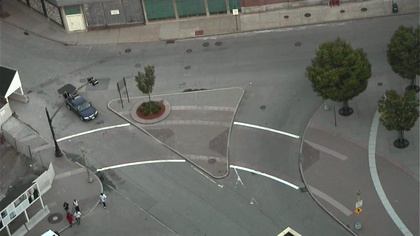
%> input picture lemsvxl/contrib/bm/ncn/data/0001.jpg, 420 x 236 px, shrunk from 1280 x 720 before the run
$ octave edge_curve_demo.m   (GNU Octave 9; MATLAB toolbox functions it lacks are replaced by stand-ins)
%> lines starting %> are read from the running program, lines starting %| are printed output that depends on the picture; in (x1, y1, x2, y2) boxes, pixels count from 0 and x2, y2 are one past the last pixel; in counts of white or black regions, pixels touching at a corner belong together; the program's own positions count from 1
### lemsvxl/contrib/rfabbri/mw/app/matlab/shubao/occluding/canny.m
% CANNY - Canny edge detection
%
% Function to perform Canny edge detection. Code uses modifications as
% suggested by Fleck (IEEE PAMI No. 3, Vol. 14. March 1992. pp 337-345)
%
% Usage: [gradient or] = canny(im, sigma)
%
% Arguments:   im    - image to be procesed
%              sigma - standard deviation of Gaussian smoothing filter
%                      (typically 1)
%
% Returns:     gradient - edge strength image (gradient amplitude)
%              or       - orientation image (in degrees 0-180, positive
%                         anti-clockwise)
%
% See also:  NONMAXSUP, HYSTHRESH

% Copyright (c) 1999-2003 Peter Kovesi
% School of Computer Science & Software Engineering
% The University of Western Australia
% http://www.csse.uwa.edu.au/
%
% Permission is hereby granted, free of charge, to any person obtaining a copy
% of this software and associated documentation files (the "Software"), to deal
% in the Software without restriction, subject to the following conditions:
%
% The above copyright notice and this permission notice shall be included in all
% copies or substantial portions of the Software.
%
% The Software is provided "as is", without warranty of any kind.

% April 1999    Original version
% January 2003  Error in calculation of d2 corrected

function [gradient, or] = canny(im, sigma)

[rows, cols] = size(im);
im = double(im);         % Ensure double

hsize = [6*sigma+1, 6*sigma+1];   % The filter size.

gaussian = fspecial('gaussian',hsize,sigma);
im = filter2(gaussian,im);        % Smoothed image.

h =  [  im(:,2:cols)  zeros(rows,1) ] - [  zeros(rows,1)  im(:,1:cols-1)  ];
v =  [  im(2:rows,:); zeros(1,cols) ] - [  zeros(1,cols); im(1:rows-1,:)  ];
d1 = [  im(2:rows,2:cols) zeros(rows-1,1); zeros(1,cols) ] - ...
                               [ zeros(1,cols); zeros(rows-1,1) im(1:rows-1,1:cols-1)  ];
d2 = [  zeros(1,cols); im(1:rows-1,2:cols) zeros(rows-1,1);  ] - ...
                               [ zeros(rows-1,1) im(2:rows,1:cols-1); zeros(1,cols)   ];

X = h + (d1 + d2)/2.0;
Y = v + (d1 - d2)/2.0;

gradient = sqrt(X.*X + Y.*Y); % Gradient amplitude.

or = atan2(-Y, X);            % Angles -pi to + pi.
neg = or<0;                   % Map angles to 0-pi.
or = or.*~neg + (or+pi).*neg;
or = or*180/pi;               % Convert to degrees.

### lemsvxl/contrib/rfabbri/mw/app/matlab/shubao/occluding/edge_curve_demo.m
im = imread('./rendering/0001.jpg');
%> im is the input picture: size 236x420x3 uint8; mean R, G, B 105.3, 107.3, 101.9
im = rgb2gray(im);
%> im: size 236x420 uint8
sil = im2bw(im);
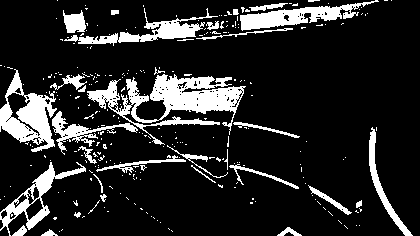
%> sil: size 236x420 logical; 15.6% white; 273 white regions (241 under 20 px), largest, box (x1, y1, x2, y2) and area: (87, 74, 246, 145) 4006, (0, 69, 57, 152) 2113, (240, 0, 379, 31) 1598
[gradmap, ormap] = canny(im, 5);
%> in canny, `v =  [  im(2:rows,:); zeros(1,cols) ] - [  zeros(1,cols); im(1:rows-1,..`:
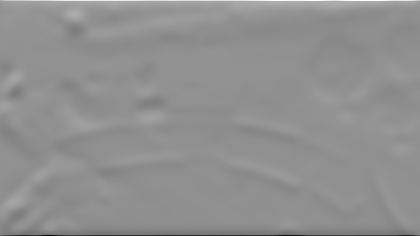
%> v: size 236x420 double; min -96.34, max 73.89, mean 0; drawn with min black and max white
%> in canny, `d1 = [  im(2:rows,2:cols) zeros(rows-1,1); zeros(1,cols) ] - [ zeros(1..`:
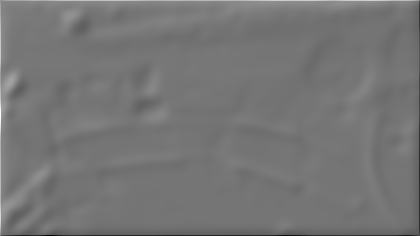
%> d1: size 236x420 double; min -96.34, max 112.1, mean 0; drawn with min black and max white
%> in canny, `d2 = [  zeros(1,cols); im(1:rows-1,2:cols) zeros(rows-1,1);  ] - [ zer..`:
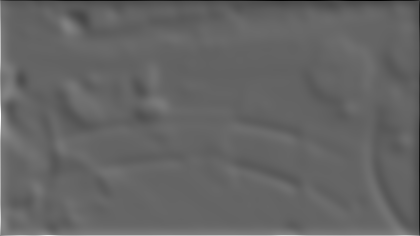
%> d2: size 236x420 double; min -73.89, max 112.1, mean -0.1; drawn with min black and max white
%> in canny, `neg = or<0;`:
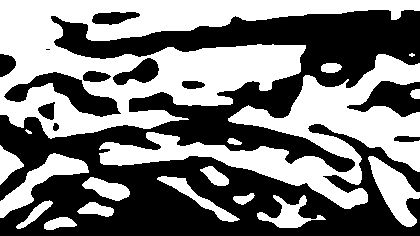
%> neg: size 236x420 logical; 48.6% white; 18 white regions (2 under 20 px), largest, box (x1, y1, x2, y2) and area: (0, 0, 420, 139) 25405, (99, 54, 420, 209) 14929, (0, 153, 89, 218) 1702
%> in canny, `or = or.*~neg + (or+pi).*neg;`:
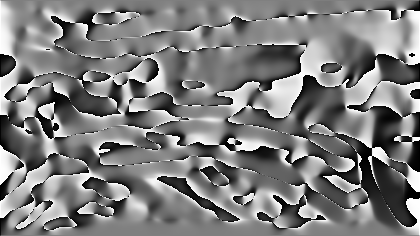
%> or: size 236x420 double; min 3.64e-05, max 3.14, mean 1.55; drawn with min black and max white
%> in canny, `or = or*180/pi;`:
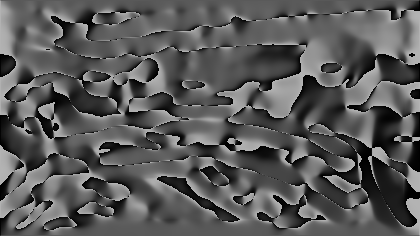
%> or: size 236x420 double; min 0.00208, max 180, mean 89
%> (the run ends here)
